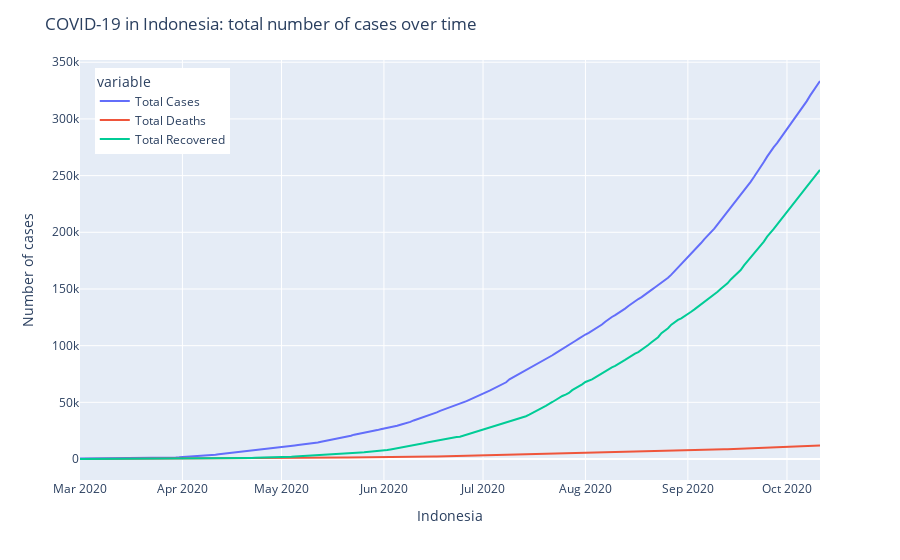

The cell this chart's notebook holds for it:
### Markdown cell above
Visualisasi jumlah perkembangan kasus dengan line plot

### Code cell
vis_lp = px.line(dfl, x=ColumnData.date, y='value', color='variable')
vis_lp.update_layout(title='COVID-19 in Indonesia: total number of cases over time',
                     xaxis_title='Indonesia', yaxis_title='Number of cases',
                     legend=dict(x=0.02, y=0.98))
vis_lp.show()

### Figure 1 — Plotly figure (JSON) as saved in the notebook; plotly's stock layout.template omitted (floating-point values rounded to 4 significant figures; data arrays with more than 128 entries replaced by an {"elided": "..."} marker saying what was removed)
{"data": [{"hovertemplate": "variable=Total Cases<br>Date=%{x}<br>value=%{y}<extra></extra>", "legendgroup": "Total Cases", "line": {"color": "#636efa", "dash": "solid"}, "marker": {"symbol": "circle"}, "mode": "lines", "name": "Total Cases", "orientation": "v", "showlegend": true, "type": "scatter", "x": {"elided": "225 str values"}, "xaxis": "x", "y": {"elided": "225 int values"}, "yaxis": "y"}, {"hovertemplate": "variable=Total Deaths<br>Date=%{x}<br>value=%{y}<extra></extra>", "legendgroup": "Total Deaths", "line": {"color": "#EF553B", "dash": "solid"}, "marker": {"symbol": "circle"}, "mode": "lines", "name": "Total Deaths", "orientation": "v", "showlegend": true, "type": "scatter", "x": {"elided": "225 str values"}, "xaxis": "x", "y": {"elided": "225 int values"}, "yaxis": "y"}, {"hovertemplate": "variable=Total Recovered<br>Date=%{x}<br>value=%{y}<extra></extra>", "legendgroup": "Total Recovered", "line": {"color": "#00cc96", "dash": "solid"}, "marker": {"symbol": "circle"}, "mode": "lines", "name": "Total Recovered", "orientation": "v", "showlegend": true, "type": "scatter", "x": {"elided": "225 str values"}, "xaxis": "x", "y": {"elided": "225 int values"}, "yaxis": "y"}], "layout": {"legend": {"title": {"text": "variable"}, "tracegroupgap": 0, "x": 0.02, "y": 0.98}, "margin": {"t": 60}, "title": {"text": "COVID-19 in Indonesia: total number of cases over time"}, "xaxis": {"anchor": "y", "domain": [0, 1], "title": {"text": "Indonesia"}}, "yaxis": {"anchor": "x", "domain": [0, 1], "title": {"text": "Number of cases"}}}}
